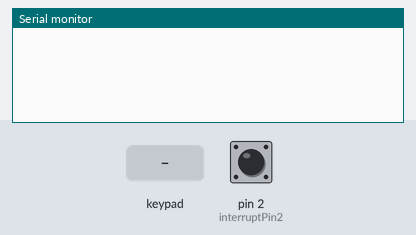
The sketch below on a simulated Arduino Uno, built with avr-gcc and run on an emulated ATmega328P. Parts: the last lines printed to the serial monitor. Inputs (shaded band) come from the test bench; at power-on: pin 2 (interruptPin2) HIGH.

Above: at 1.2 s.
1.3 s: pin 2 (interruptPin2) pulled LOW for 0.15 s
At 2.6 s:
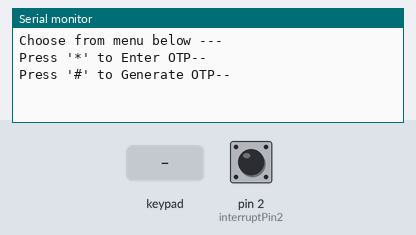
2.9 s: key '1' pressed
At 3.3 s:
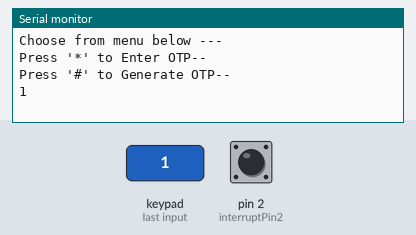
4.4 s: keypad keys 4 5 6 7 pressed 0.4 s apart
At 5.46 s:
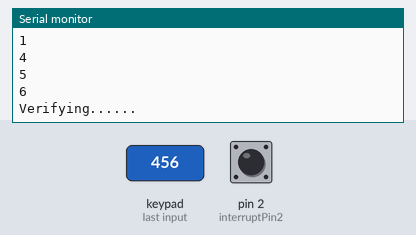
7.5 s: key 'A' pressed
At 7.8 s:
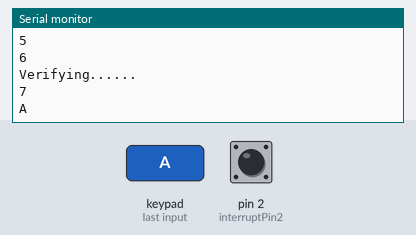
9.0 s: keypad keys 4 5 6 7 # pressed 0.4 s apart
At 11.3 s:
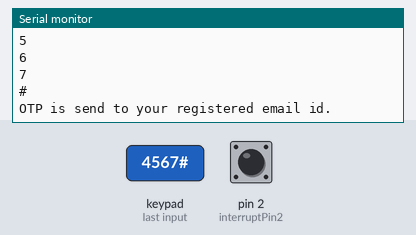
12.5 s: key 'B' pressed
At 13.9 s:
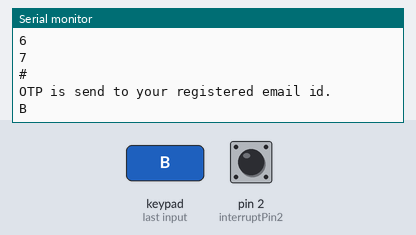
Timing chart, 0 to 15.0 s (numbered marks = the images above; inputs shaded):
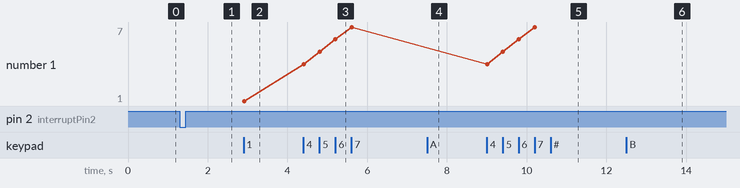

The sketch:

keypad.ino
```cpp
/*
 * Author Name: Neelabh Dubey
 * Team Name: ProblemSolver
 * Filename: keypad
 *
 * Description: Data input for OTP at main box in train
 */


#include <Keypad.h>

const byte ROWS = 4; //four rows
const byte COLS = 4; //three columns
 unsigned long time_last = 0;
 unsigned long time_now = 0;
char keys[ROWS][COLS] = {
  {'1','2','3','A'},
  {'4','5','6','B'},
  {'7','8','9','C'},
  {'*','0','#','D'}
};
byte rowPins[ROWS] = {4, 5, 6, 7}; //connect to the row pinouts of the keypad
byte colPins[COLS] = {8, 9, 10, 11}; //connect to the column pinouts of the keypad
int count=0;
int i=0;
const byte interruptPin2 = 2;
int interval = 250;
char key;

Keypad customkeypad = Keypad( makeKeymap(keys), rowPins, colPins, ROWS, COLS );

void setup(){
  Serial.begin(115200);
  pinMode(interruptPin2, INPUT_PULLUP);
  attachInterrupt(digitalPinToInterrupt(interruptPin2), key_press, RISING);
}

void key_press()
{
  detachInterrupt(digitalPinToInterrupt(interruptPin2));
  i=1;
  Serial.println("Choose from menu below ---");
  Serial.println("Press '*' to Enter OTP--");
  Serial.println("Press '#' to Generate OTP--");

}


void loop(){
   if(i=1){
      key = customkeypad.getKey();
      if(key){
      Serial.println(key);
      }
  if(key == '*'){
      Serial.println("Enter your OTP--");
  }
   if (key =='#'){
   Serial.println("OTP is send to your registered email id. ");
  }
  if (key =='0'|| key =='1'||key =='2'||key =='3'||key =='4'||key =='5'||key =='6'||key =='7'||key =='8'||key =='9'){
   count++;
   if(count ==4){
        Serial.println("Verifying......");
        i=0;
  }
  }
 }

      pinMode(interruptPin2, INPUT_PULLUP);
     attachInterrupt(digitalPinToInterrupt(interruptPin2),key_press,RISING);
}
```

Measured:
- after the input at 1.3 s, the serial monitor: prints a new line after 0.15 s (image 1)
- after the input at 2.9 s, the serial monitor: prints a new line at once (image 2)
- after the input at 4.4 s, the serial monitor: prints a new line at once (image 3)
- after the input at 7.5 s, the serial monitor: prints a new line at once (image 4)
- after the input at 9.0 s, the serial monitor: prints a new line at once (image 5)
- after the input at 12.5 s, the serial monitor: prints a new line at once (image 6)
- plotted number 1: 1 → 7 after the input at 4.4 s
